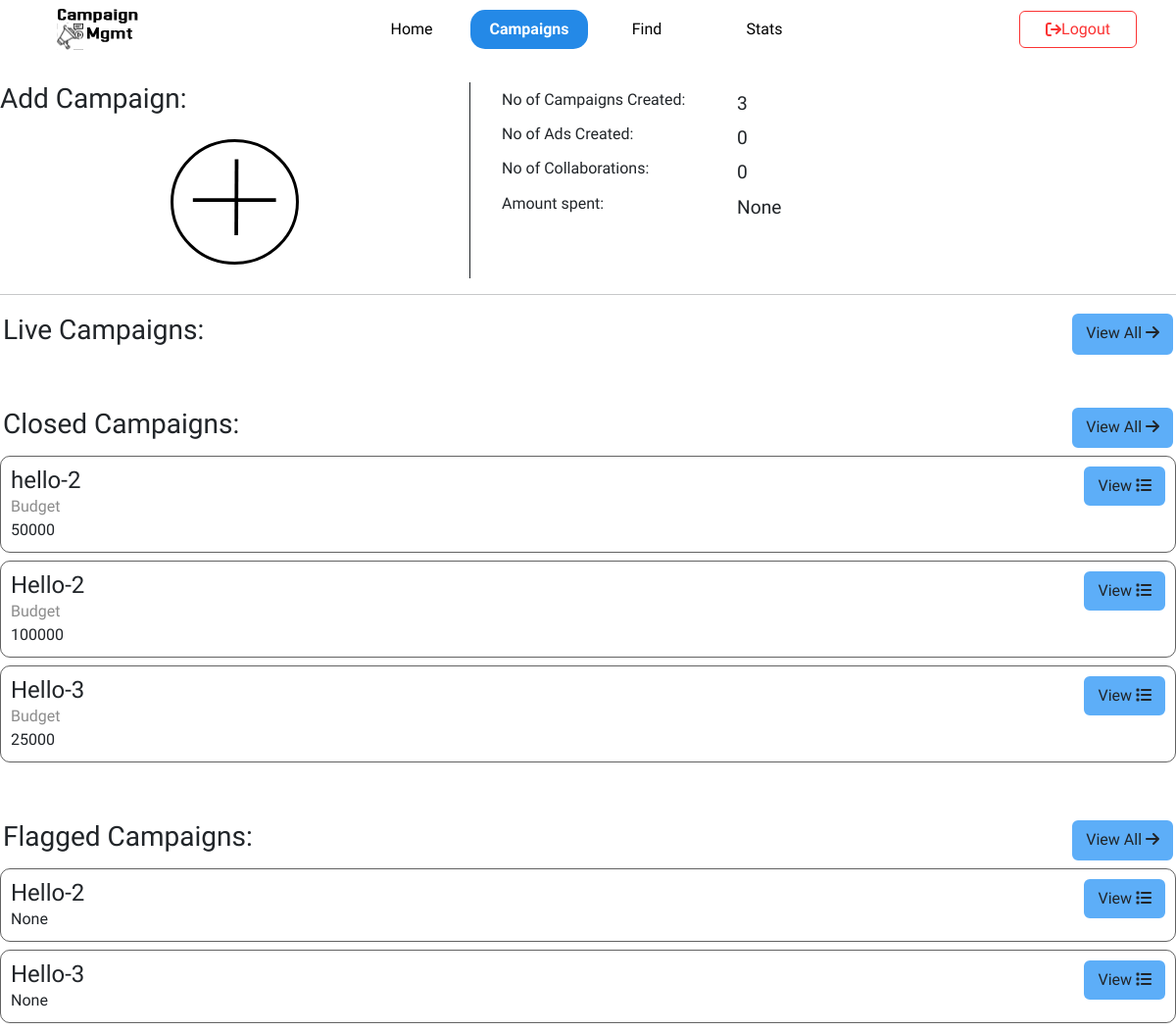
Page /campaign/sponsor (signed in) on the committed database.
### model.py (models this page shows)
class Campaign(db.Model):
    id = db.Column(db.Integer, primary_key=True, autoincrement=True)
    spon_id = db.Column(db.Integer, db.ForeignKey('sponsor.id'), nullable=False)
    name = db.Column(db.String(80), nullable=False)
    budget = db.Column(db.Integer, nullable=False)
    desc = db.Column(db.String(255))
    category = db.Column(db.String(50))
    status = db.Column(db.String(20))
    start_date = db.Column(db.Date, nullable=True)
    end_date = db.Column(db.Date, nullable=True)
    goal_users = db.Column(db.String(80))
    is_flagged = db.Column(db.Boolean)
    ads = db.relationship('Ad', backref='campaign', lazy=True, cascade='all, delete-orphan')

### routes_spon.py (the view)
@app.route('/campaign/sponsor')
@sponsor_required
def spon_campaigns():
    current_date = date.today()
    spon=Sponsor.query.filter_by(id=session['userId']).first()
    live_camp=Campaign.query.filter(Campaign.spon_id==spon.id,Campaign.start_date < current_date, Campaign.end_date > current_date).all()
    closed_camp=Campaign.query.filter(Campaign.spon_id==spon.id, Campaign.end_date < current_date).all()
    flagged_camp=Campaign.query.filter(Campaign.spon_id==spon.id, Campaign.is_flagged == True).all()
    no_of_ads = Ad.query.filter_by(spon_id=spon.id).count()
    no_of_collabs = Ad.query.filter_by(spon_id=spon.id).distinct(Ad.influ_id).count()
    no_of_camps = Campaign.query.filter_by(spon_id=spon.id).count()
    total_amount_spent = Ad.query.with_entities(func.sum(Ad.amount)).filter_by(spon_id=spon.id).scalar()
    print("toatl_amot_spent",total_amount_spent)
    return render_template('sponsor/campaigns.html', active='campaigns',live_campaigns=live_camp, closed_campaigns=closed_camp, flagged_camp=flagged_camp
                        , no_of_ads=no_of_ads, no_of_collabs=no_of_collabs, total_amount_spent=total_amount_spent,no_of_camps=no_of_camps)

### wrappers.py (called while the page is built)
def login_required(func):
    @wraps(func)
    def wrapper(*args, **kwargs):
        if 'username' not in session:
            flash("You need to login first","danger")
            return redirect(url_for('login'))
        retrieve_user()
        if not user:
            session.clear()
            return redirect(url_for('login'))
        return func(*args, **kwargs)
    return wrapper

def retrieve_user():
    global user
    user = User.query.filter_by(username=session['username']).first()

def sponsor_required(func):
    @wraps(func)
    @login_required
    def wrapper(*args, **kwargs):
        if user.username != session['username'] or user.role != session['role'] or user.role != 'sponsor':
            session.clear()
            flash("Not authorized","danger")
            return redirect(url_for('login'))
        return func(*args, **kwargs)
    return wrapper

### templates/sponsor/campaigns.html (shortened to what this page needs)
{% extends 'layout_inner.html' %}
{% block content %}
<br>
<div style="display: flex; height: 200px;">
    <div class="add_campaign" >
        <h3>Add Campaign:</h3>
        <a class="add_button center_item" href="{{url_for('add_campaigns')}}">
            <img src="../../static/add_icon.svg" alt="" class="center_item">
        </a>
    </div>
    <div class="info">
        <div class="fields">
            <h6>No of Campaigns Created: </h6>
            <p class="value">{{no_of_camps}}</p>
        </div>
        <div class="fields">
            <h6>No of Ads Created: </h6>
            <p class="value">{{no_of_ads}}</p>
        </div>
        <div class="fields">
            <h6>No of Collaborations: </h6>
            <p class="value">{{no_of_collabs}}</p>
        </div>
        <div class="fields">
            <h6>Amount spent: </h6>
            <p class="value">{{total_amount_spent | default(0)}}</p>
        </div>
    </div>
</div>
<hr>
    <div class="campaigns">
    <div class="title_n_view">
        <h3>Live Campaigns:</h3>
        <a href="" class="btn">View All <i class="fa fa-arrow-right" aria-hidden="true"></i></a>
    </div>
    <br>
    <br>
    <div class="title_n_view">
        <h3>Closed Campaigns:</h3>
        <a href="" class="btn">View All <i class="fa fa-arrow-right" aria-hidden="true"></i></a>
    </div>
    {% for camp in closed_campaigns %}
    <div class="cust_card">
        <div class="cust_card_body" style="width: 50%;">
            <h4 class="card-title">{{camp.name}}</h4>
            <p class="p_label" >Budget</p>
            <p class="card-text">{{camp.budget}}</p>
        </div>
        <div class="cust_card_body_right center-item">
            <a href="{{url_for('spon_view_camp',camp_id=camp.id)}}" class="btn">View <i class="fa fa-list" aria-hidden="true"></i></a>
        </div>
    </div>
    {% endfor %}
    <br>
    <br>
    <div class="title_n_view">
        <h3>Flagged Campaigns:</h3>
        <a href="" class="btn">View All <i class="fa fa-arrow-right" aria-hidden="true"></i></a>
    </div>
    {% for camp in flagged_camp %}
    <div class="cust_card">
        <div class="cust_card_body" style="width: 50%;">
            <h4 class="card-title">{{camp.name}}</h4>
            <p class="card-text">{{camp.desc}}</p>
        </div>
        <div class="cust_card_body_right center-item">
            <a href="{{url_for('spon_view_camp',camp_id=camp.id)}}" class="btn">View <i class="fa fa-list" aria-hidden="true"></i></a>
        </div>
    </div>
    {% endfor %}
</div>
{% endblock %}

### static/universal_styles.css (style rules this page uses)
.center_item { display: flex; align-items: center; justify-content: center; }
.btn { background-color: #5daef8; border: 2px solid #5daef8; }
html, body { font-family: "Josefin Sans", sans-serif; font-optical-sizing: auto; }
.cust_card { border: 1px solid rgba(0, 0, 0, 0.614); border-radius: 10px; padding: 10px; display: flex !important; flex-direction: row; width: 100% !important; margin: 5px 0 8px 0 }
.cust_card_body { flex-grow: 1; }
.cust_card_body_right { margin-left:auto }
.title_n_view { display: flex; padding: 3px; border-radius: 5px; }
.title_n_view>h3 { flex-grow: 1; }
.p_label { color: rgba(0, 0, 0, 0.453); margin-bottom: 0 !important; }

### templates/sponsor/campaigns.html (style rules this page uses)
.add_campaign { width: 40%; border-right: 1px solid; }
.add_button { width: 100%; height: 80%; border: none; color: none; }
.add_button > img { border-radius: 15px; width: 80%; height: 80%; }
.info { margin-left: 2rem; }
.info > .fields { display: flex; padding: .5rem 0 .5rem 0; }
.info > .fields > h6 { margin-bottom: 0 !important; }
.info > .fields .value { margin-left: 15rem; font-size: larger; position: absolute; }

### rows in the picture
Campaign: name "hello-2", budget "50000"
Campaign: name "Hello-2", budget "100000", desc "None"
Campaign: name "Hello-3", budget "25000", desc "None"

### other values in the picture
{{ no_of_camps }} "3"
{{ no_of_ads }} "0"
{{ no_of_collabs }} "0"
{{ total_amount_spent | default(0) }} "None"
